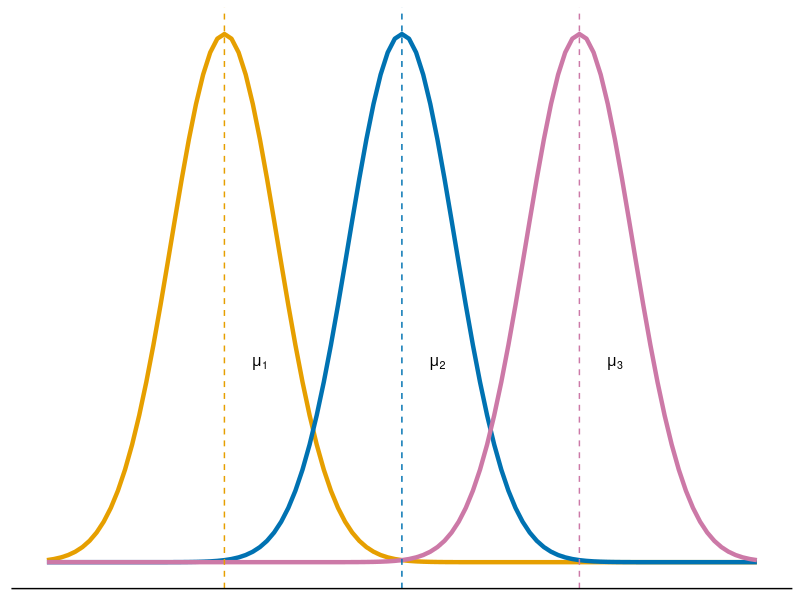
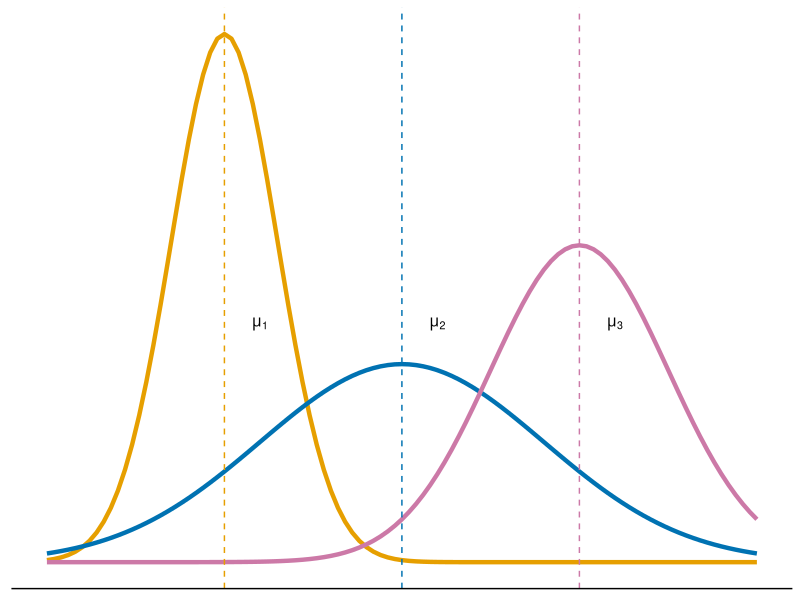

Generate these figures, in order, with R:
## ---- chunk 1
#| fig-align: center

library(ggplot2)

ggplot(data.frame(x = c(0,40)), aes(x = x)) +
  stat_function(fun = dnorm, args = list(mean = 10, sd = 3), color = "#E69F00", linewidth = 1.5) +
  stat_function(fun = dnorm, args = list(mean = 20, sd = 3), color = "#0072B2", linewidth = 1.5) +
  stat_function(fun = dnorm, args = list(mean = 30, sd = 3), color = "#CC79A7", linewidth = 1.5) + 
  geom_vline(xintercept = c(10,20,30), 
             color = c("#E69F00","#0072B2","#CC79A7"), 
             linetype = "dashed") +
  geom_text(data = data.frame(
    x = c(12, 22, 32),
    y = c(0.05, 0.05, 0.05),
    label = c("mu[1]", "mu[2]", "mu[3]")),
    aes(x = x, y = y, label = label), parse = TRUE) +
  theme(axis.line = element_line(colour = "black"),
        panel.grid.major = element_blank(),
        panel.grid.minor = element_blank(),
        panel.border = element_blank(),
        panel.background = element_blank(),
        axis.ticks.y = element_blank(),
        axis.text.y = element_blank(),
        axis.title.y = element_blank(),
        axis.ticks.x = element_blank(),
        axis.text.x = element_blank(),
        axis.title.x = element_blank(),
        axis.line.y = element_blank())
## ---- chunk 2
#| fig-align: center

ggplot(data.frame(x = c(0,40)), aes(x = x)) +
  stat_function(fun = dnorm, args = list(mean = 10, sd = 3), color = "#E69F00", linewidth = 1.5) +
  stat_function(fun = dnorm, args = list(mean = 20, sd = 8), color = "#0072B2", linewidth = 1.5) +
  stat_function(fun = dnorm, args = list(mean = 30, sd = 5), color = "#CC79A7", linewidth = 1.5) + 
  geom_vline(xintercept = c(10,20,30), 
             color = c("#E69F00","#0072B2","#CC79A7"), 
             linetype = "dashed") +
  geom_text(data = data.frame(
    x = c(12, 22, 32),
    y = c(0.06, 0.06, 0.06),
    label = c("mu[1]", "mu[2]", "mu[3]")),
    aes(x = x, y = y, label = label), parse = TRUE) +
  theme(axis.line = element_line(colour = "black"),
        panel.grid.major = element_blank(),
        panel.grid.minor = element_blank(),
        panel.border = element_blank(),
        panel.background = element_blank(),
        axis.ticks.y = element_blank(),
        axis.text.y = element_blank(),
        axis.title.y = element_blank(),
        axis.ticks.x = element_blank(),
        axis.text.x = element_blank(),
        axis.title.x = element_blank(),
        axis.line.y = element_blank())
